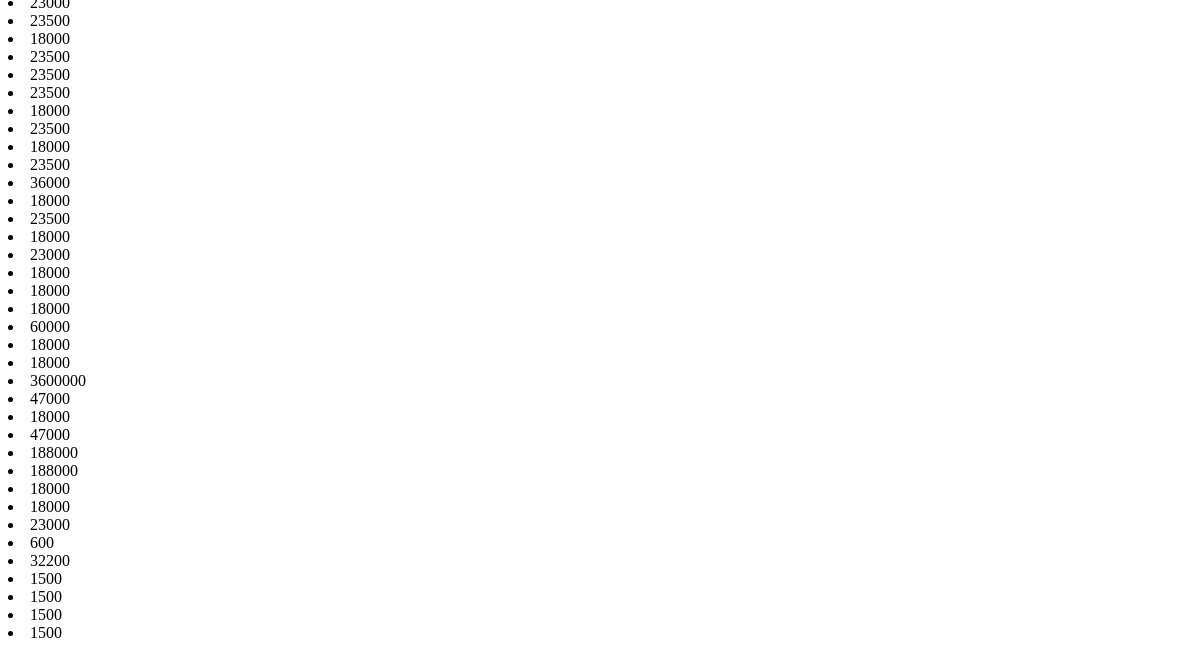
Before: /TestFilter/ (lower part) with the older database file.
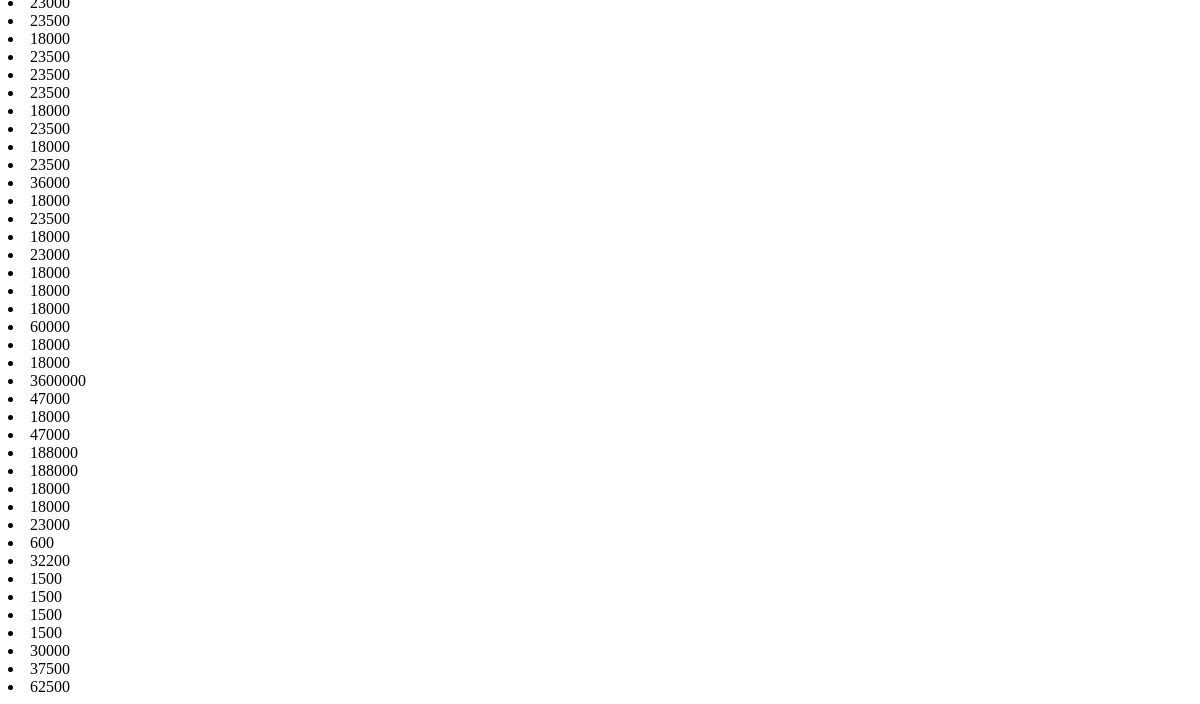
After: the same page with the newer database file.
### myapp/models.py (models this page shows, shortened)
class Order(models.Model):
    cart = models.OneToOneField(Cart, on_delete=models.CASCADE)
    ordered_by = models.CharField(max_length=255,null=True, blank=True)
    shipping_address = models.CharField(max_length=255, null=True, blank=True)
    mobile = models.CharField(max_length=255,null=True, blank=True)
    email = models.EmailField(null=True, blank=True)
    subtotal = models.PositiveIntegerField()
    discount = models.PositiveIntegerField(default=0)
    total = models.PositiveIntegerField()
    tax = models.PositiveIntegerField()
    delivery_fee = models.IntegerField(default=0)
    delivery_system = models.ForeignKey(DeliverySystem, on_delete=models.CASCADE, blank=True,null=True)
    all_total = models.PositiveIntegerField()
    all_total_delivery = models.IntegerField(default=0)
    ordered_staus = models.CharField(max_length=255, choices=STATUS, default='Cash')
    payment = models.CharField(max_length=225, choices=PAYMENT_TYPE, default='Cash')
    deli_payment = models.BooleanField(default=False)
    created_at = models.DateField(auto_now_add=True)

class Cart(models.Model):
    staff = models.ForeignKey(User, on_delete=models.SET_NULL, null=True, blank=True)
    total = models.PositiveIntegerField(default=0)
    tax = models.PositiveIntegerField(default=0)
    super_total = models.PositiveIntegerField(default=0)
    created_at = models.DateTimeField(auto_now_add=True)

### myapp/views.py (the view)
# urls.py: path('TestFilter/', TestFilter.as_view(), name='TestFilter'),
class TestFilter(View):
    def get(self, request):
        ordr = Order.objects.all()
        cp = CartProduct.objects.all()
        ca = Cart.objects.all()
        context = {'ordr':ordr, 'cp':cp, 'ca':ca}
        return render(request, 'shop/test.html', context)

### templates/shop/test.html (shortened to what this page needs)
<!DOCTYPE html>
<html lang="en">
<head>
</head>
<body>
    {% for i in ordr%}
    <li>{{i.cart.total}}</li>
    {% endfor %}
</body>
</html>

Changed rows visible on the page:
added Order: cart.total "30000"
added Order: cart.total "37500"
added Order: cart.total "62500"
